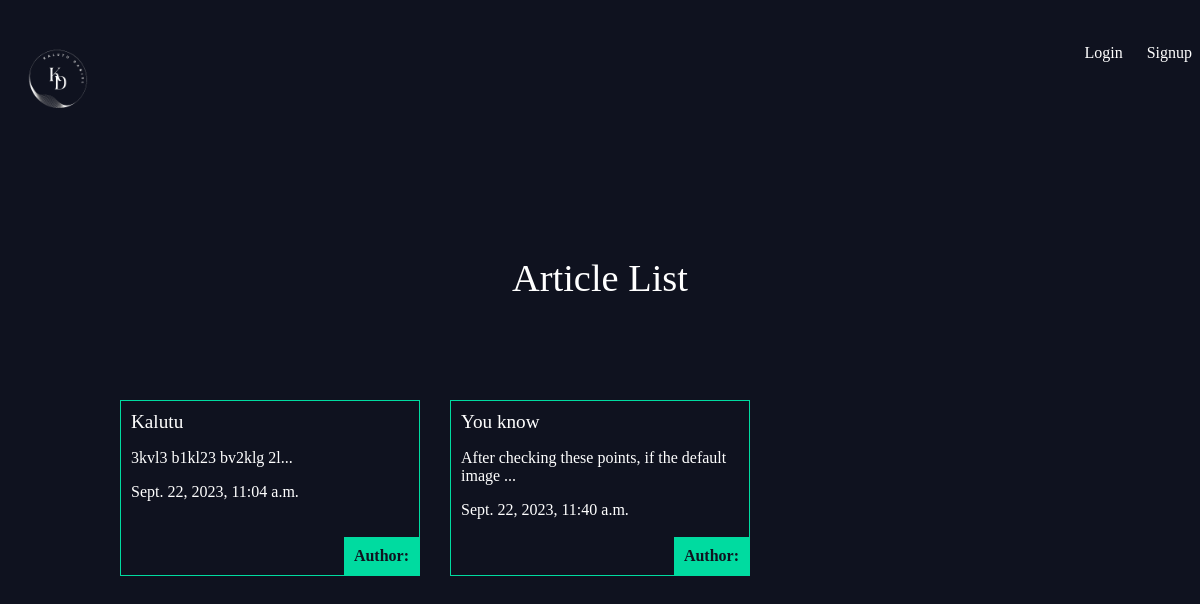
/, run on an earlier commit of the app's database.
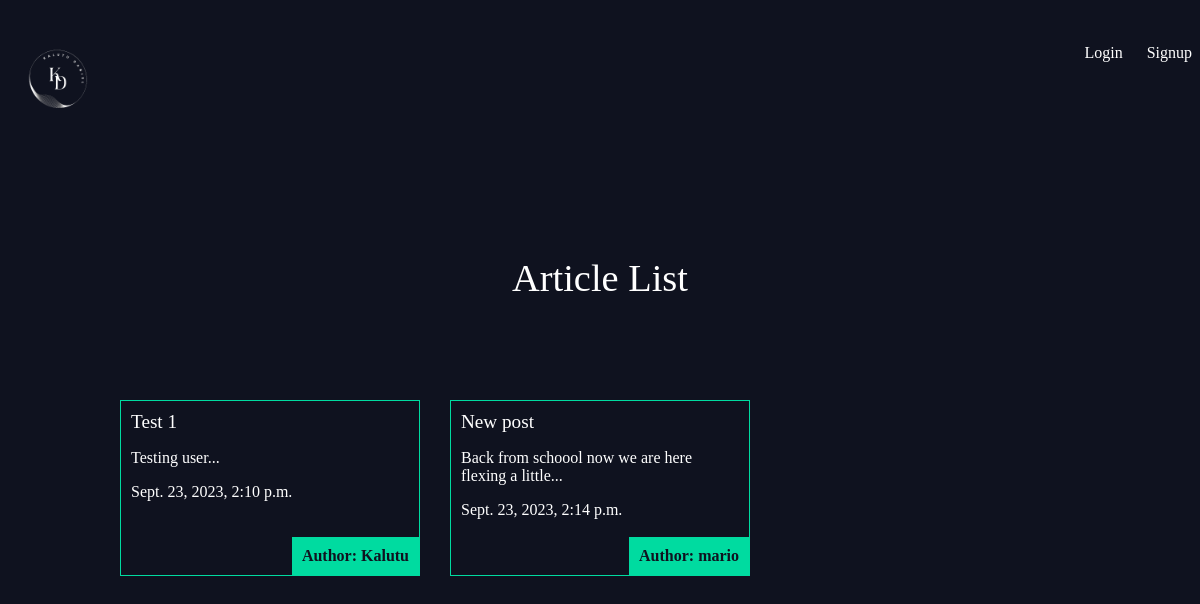
And on a later commit of the database.
### articles/models.py (models this page shows, shortened)
class Article(models.Model):
    title = models.CharField(max_length=100)
    slug = models.SlugField()
    body = models.TextField()
    date = models.DateTimeField(auto_now_add=True)
    thumb = models.ImageField(default="default.png", blank=True)
    author = models.ForeignKey(User, default=None, on_delete=models.CASCADE)
    def snippet(self):
        return self.body[:50] + "..."

### articles/views.py (the view)
# urls.py: path('', article_list, name='list'),
def article_list(request):
    articles = Article.objects.all().order_by('date')
    return render(request, 'articles/article_list.html', {"articles":articles})

### articles/templates/articles/article_list.html
{% extends 'base.html' %}
{% block content %}
    <h1>Article List</h1>
    <div class="articles">
        {% for article in articles %}
            <div class="article">
                <h2><a href="{% url 'articles:detail' slug=article.slug %}">{{article.title}}</a></h2>
                <p>{{article.snippet}}</p>
                <p>{{article.date}}</p>
                <p class="author">Author: {{ article.author }}</p>
            </div>
        {% endfor %}
    </div>
{% endblock %}

### templates/base.html (shortened to what this page needs)
{% load static %}
<!DOCTYPE html>
<html lang="en">
<head>
    <link rel="stylesheet" href="{% static 'css/styles.css' %}">
</head>
<body>
    <header>
        <h1><a href="{% url 'home' %}"><img height="100px" src="{% static 'img/logo.png' %}" alt="logo"></a></h1>
        <nav>
            <ul>
                {% if user.is_authenticated %}
                <li>
                    <form class="logout-link" action="{% url 'accounts:logout' %}" method="post">
                        {% csrf_token %}
                        <button type="submit">Logout</button>
                    </form>
                </li>
                <li><a href="{% url 'articles:create' %}" class="highlight">New Article</a></li>
                {% else %}
                <li><a href="{% url 'accounts:login' %}">Login</a></li>
                <li><a href="{% url 'accounts:signup' %}">Signup</a></li>
                {% endif %}
            </ul>
        </nav>
    </header>
    <div class="wrapper">
        {% block content %}
        {% endblock %}
    </div>
</body>
</html>

### articles/static/css/styles.css (style rules this page uses)
body { background-color: #0f121f; background-image: url(../img/star.jpg); background-repeat: no-repeat; color: #fff; }
h1, h2, h3, h4, h5 { font-weight: normal; margin: 0; }
a { color: #fff; text-decoration: none; }
.wrapper { max-width: 960px; margin: 0 auto; }
.wrapper h1 { text-align: center; margin: 100px auto; font-size: 2.4em; }
header { display: grid; grid-template-columns: 1fr 1fr; padding: 20px 0; }
nav { justify-self: end; }
nav li { display: inline-block; margin-left: 20px; }
.articles { display: grid; grid-template-columns: 1fr 1fr 1fr; grid-gap: 30px; }
.article { padding: 10px; border: 1px solid #00dba0; position: relative; padding-bottom: 40px; }
.article h2 { font-size: 1.2em; }
.article .author { padding: 10px; background-color: #00dba0; position: absolute; right: 0; bottom: 0; margin: 0; color: #0f121f; font-weight: 600; }

What changed in the data, as far as the page shows it:
removed Article: title "Kalutu", snippet "3kvl3 b1kl23 bv2klg 2l...", date "Sept. 22, 2023, 11:04 a.m."
removed Article: title "You know", snippet "After checking these points, if the default image ...", date "Sept. 22, 2023, 11:40 a.m."
added Article: title "Test 1", snippet "Testing user...", date "Sept. 23, 2023, 2:10 p.m.", author "Kalutu"
added Article: title "New post", snippet "Back from schoool now we are here flexing a little...", date "Sept. 23, 2023, 2:14 p.m.", author "mario"
